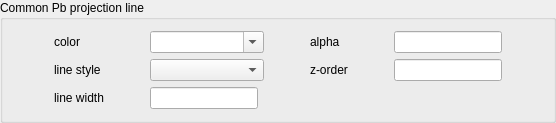
           <widget class="QGroupBox" name="groupBox_25">
            <property name="title">
             <string>Common Pb projection line</string>
            </property>
            <layout class="QVBoxLayout" name="verticalLayout_22">
             <item>
              <layout class="QGridLayout" name="gridLayout_30">
               <item row="1" column="3" colspan="2">
                <widget class="QComboBox" name="pb76LineStyleCombo"/>
               </item>
               <item row="0" column="7">
                <spacer name="horizontalSpacer_160">
                 <property name="orientation">
                  <enum>Qt::Horizontal</enum>
                 </property>
                 <property name="sizeHint" stdset="0">
                  <size>
                   <width>40</width>
                   <height>20</height>
                  </size>
                 </property>
                </spacer>
               </item>
               <item row="0" column="0">
                <spacer name="horizontalSpacer_161">
                 <property name="orientation">
                  <enum>Qt::Horizontal</enum>
                 </property>
                 <property name="sizeHint" stdset="0">
                  <size>
                   <width>40</width>
                   <height>20</height>
                  </size>
                 </property>
                </spacer>
               </item>
               <item row="1" column="2">
                <spacer name="horizontalSpacer_53">
                 <property name="orientation">
                  <enum>Qt::Horizontal</enum>
                 </property>
                 <property name="sizeHint" stdset="0">
                  <size>
                   <width>40</width>
                   <height>20</height>
                  </size>
                 </property>
                </spacer>
               </item>
               <item row="1" column="7">
                <spacer name="horizontalSpacer_60">
                 <property name="orientation">
                  <enum>Qt::Horizontal</enum>
                 </property>
                 <property name="sizeHint" stdset="0">
                  <size>
                   <width>40</width>
                   <height>20</height>
                  </size>
                 </property>
                </spacer>
               </item>
               <item row="0" column="8">
                <widget class="QLineEdit" name="pb76LineAlphaEntry"/>
               </item>
               <item row="1" column="1">
                <widget class="QLabel" name="label_106">
                 <property name="text">
                  <string>line style</string>
                 </property>
                </widget>
               </item>
               <item row="1" column="6">
                <widget class="QLabel" name="label_107">
                 <property name="text">
                  <string>z-order</string>
                 </property>
                </widget>
               </item>
               <item row="0" column="5">
                <spacer name="horizontalSpacer_162">
                 <property name="orientation">
                  <enum>Qt::Horizontal</enum>
                 </property>
                 <property name="sizeHint" stdset="0">
                  <size>
                   <width>40</width>
                   <height>20</height>
                  </size>
                 </property>
                </spacer>
               </item>
               <item row="1" column="5">
                <spacer name="horizontalSpacer_168">
                 <property name="orientation">
                  <enum>Qt::Horizontal</enum>
                 </property>
                 <property name="sizeHint" stdset="0">
                  <size>
                   <width>40</width>
                   <height>20</height>
                  </size>
                 </property>
                </spacer>
               </item>
               <item row="0" column="2">
                <spacer name="horizontalSpacer_169">
                 <property name="orientation">
                  <enum>Qt::Horizontal</enum>
                 </property>
                 <property name="sizeHint" stdset="0">
                  <size>
                   <width>40</width>
                   <height>20</height>
                  </size>
                 </property>
                </spacer>
               </item>
               <item row="0" column="3" colspan="2">
                <widget class="QComboBox" name="pb76LineColorCombo">
                 <property name="editable">
                  <bool>true</bool>
                 </property>
                </widget>
               </item>
               <item row="0" column="9">
                <spacer name="horizontalSpacer_61">
                 <property name="orientation">
                  <enum>Qt::Horizontal</enum>
                 </property>
                 <property name="sizeHint" stdset="0">
                  <size>
                   <width>40</width>
                   <height>20</height>
                  </size>
                 </property>
                </spacer>
               </item>
               <item row="0" column="1">
                <widget class="QLabel" name="label_28">
                 <property name="text">
                  <string>color</string>
                 </property>
                </widget>
               </item>
               <item row="1" column="8">
                <widget class="QLineEdit" name="pb76LineZEntry"/>
               </item>
               <item row="2" column="1">
                <widget class="QLabel" name="label_108">
                 <property name="text">
                  <string>line width</string>
                 </property>
                </widget>
               </item>
               <item row="0" column="6">
                <widget class="QLabel" name="label_109">
                 <property name="text">
                  <string>alpha</string>
                 </property>
                </widget>
               </item>
               <item row="2" column="3">
                <widget class="QLineEdit" name="pb76LineWidthEntry"/>
               </item>
              </layout>
             </item>
            </layout>
           </widget>
